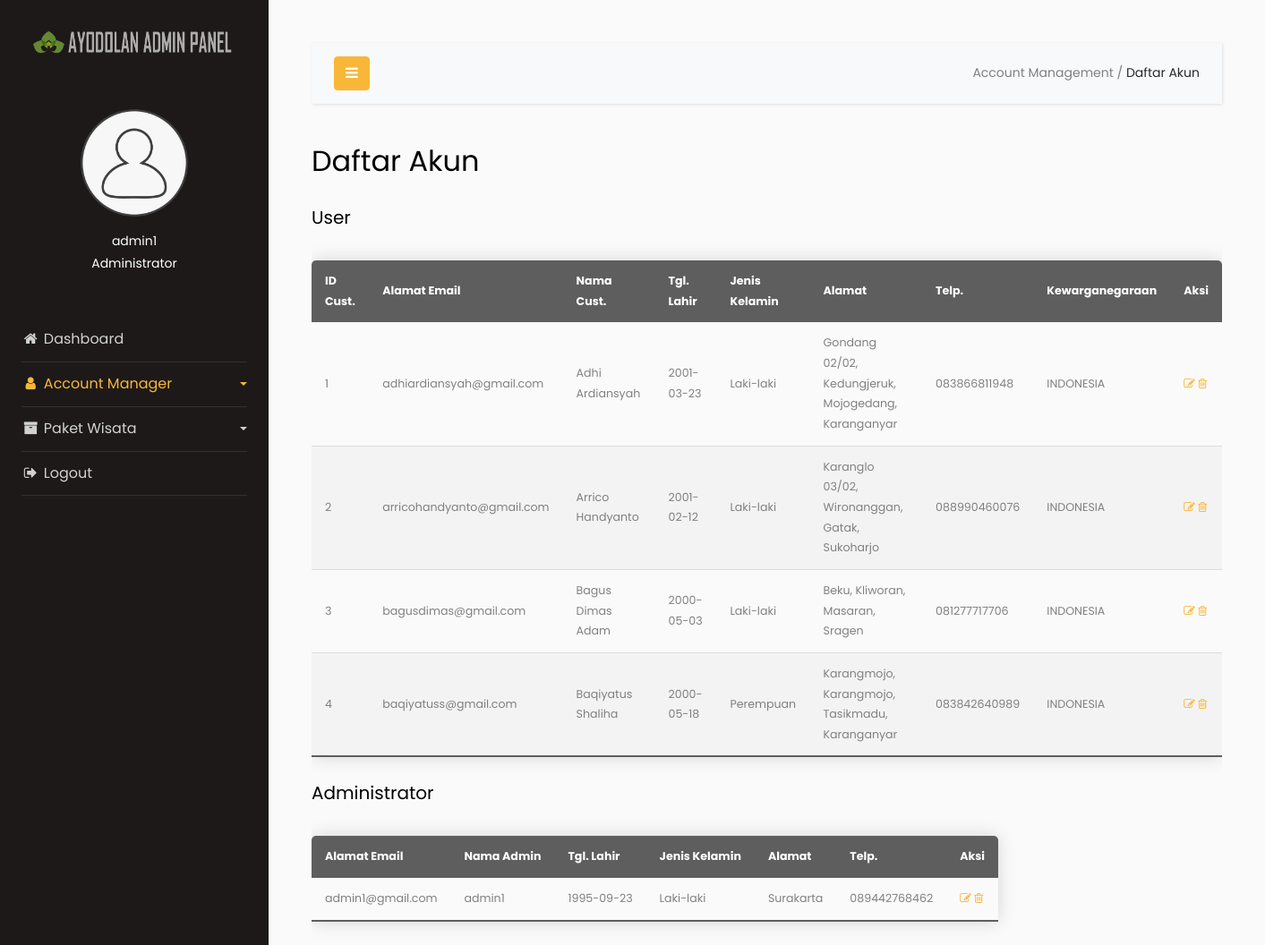
Screenshot of /daftar-akun.php with the database file from the repository.
### tables this page shows
CREATE TABLE `pendaftaran` (
  `id_pelanggan` int(8) NOT NULL,
  `email_pelanggan` varchar(50) NOT NULL,
  `nama_pelanggan` varchar(30) NOT NULL,
  `tglLahir_pelanggan` date NOT NULL,
  `kelamin_pelanggan` varchar(9) NOT NULL,
  `alamat_pelanggan` text NOT NULL,
  `telp_pelanggan` varchar(14) NOT NULL,
  `kewarganegaraan` varchar(20) NOT NULL,
  `kataSandi_pelanggan` varchar(16) NOT NULL
);

CREATE TABLE `pendaftaran_admin` (
  `email_admin` varchar(50) NOT NULL,
  `nama_admin` varchar(30) NOT NULL,
  `tglLahir_admin` date NOT NULL,
  `kelamin_admin` varchar(9) NOT NULL,
  `alamat_admin` text NOT NULL,
  `telp_admin` varchar(14) NOT NULL,
  `kewarganegaraan_admin` varchar(15) NOT NULL,
  `kataSandi_admin` varchar(15) NOT NULL
);

### daftar-akun.php (the view, shortened to what this page needs)
<!doctype html>
<html lang="en">
  <head>
		<link rel="stylesheet" href="https://stackpath.bootstrapcdn.com/font-awesome/4.7.0/css/font-awesome.min.css">
    <link rel="stylesheet" href="css/style.css">
  </head>
  <body>
		<div class="wrapper d-flex align-items-stretch">
			<nav id="sidebar">
        <div class="logo-brand" style="text-align: center; padding-top: 20px;">
            <a href="index.php"><img src="images/branding-logo.png" alt="Logo" style="opacity: .8; width: 85%;"></a>
        </div>
				<div class="p-4 pt-5">
          <div class="user">
            <a href="" class="img logo rounded-circle mb-5" style="background-image: url(images/user-2-icon.png); margin-bottom: 0px !important;"></a>
          </div>
          <div class="user" style="padding-top: 15px;">
            <p align="center">
              admin1<br>
              Administrator
            </p>
          </div>
	        <ul class="list-unstyled components mb-5" style="margin-top: 3rem !important;">
	          <li>
	            <a href="index.php"><i class="fa fa-fw fa-home"></i> Dashboard</a>
	          </li>
	          <li class="active">
              <a href="#pageSubmenu" data-toggle="collapse" aria-expanded="false" class="dropdown-toggle">
                <i class="fa fa-fw fa-user"></i> Account Manager
              </a>
	          </li>
	          <li>
              <a href="#homeSubmenu" data-toggle="collapse" aria-expanded="false" class="dropdown-toggle">
                <i class="fa fa-fw fa-archive"></i> Paket Wisata
              </a>
	          </li>
	          <li>
              <a href="#"><i class="fa fa-fw fa-sign-out"></i> Logout</a>
	          </li>
	        </ul>
	      </div>
    	</nav>
      <div id="content" class="p-4 p-md-5">
        <nav class="navbar navbar-expand-lg navbar-light bg-light">
          <div class="container-fluid">
            <button type="button" id="sidebarCollapse" class="btn btn-primary">
              <i class="fa fa-bars"></i>
            </button>
            <div class="collapse navbar-collapse" id="navbarSupportedContent">
              <ul class="nav navbar-nav ml-auto">
                <li class="nav-item active">
                  <a>Account Management / </a>
                  <a href="daftar-akun.php" style="color: #292929;">Daftar Akun</a>
                </li>
              </ul>
            </div>
          </div>
        </nav>
        <h2 class="mb-4">Daftar Akun</h2>
          <h5>User</h5>
            <?php
              require('config.php');
              $sql = "SELECT * FROM pendaftaran";
              $result = mysqli_query($conn, $sql);
              if($result->num_rows > 0) {
                  echo "<div style='overflow-x:auto;'><table class='content-table'>
                  <thead>
                    <tr>
                      <th>ID Cust.</th>
                      <th>Alamat Email</th>
                      <th>Nama Cust.</th>
                      <th>Tgl. Lahir</th>
                      <th>Jenis Kelamin</th>
                      <th>Alamat</th>
                      <th>Telp.</th>
                      <th>Kewarganegaraan</th>
                      <th>Aksi</th>
                    </tr>
                  </thead>";
                  while($row = $result -> fetch_assoc()){
                      echo "<tr><td>" . $row["id_pelanggan"]. "</td>
                      <td>" . $row["email_pelanggan"]. "</td>
                      <td>" . $row["nama_pelanggan"]. "</td>
                      <td>" . $row["tglLahir_pelanggan"]. "</td>
                      <td>" . $row["kelamin_pelanggan"]. "</td>
                      <td>" . $row["alamat_pelanggan"]. "</td>
                      <td>" . $row["telp_pelanggan"]. "</td>
                      <td>" . $row["kewarganegaraan"]. "</td>
                      <td>
                      <a href='edit-user.php?target=".$row["id_pelanggan"]."'> <i class='fa fa-pencil-square-o'></i>
                      <a href=hapus-user.php?id=".$row["id_pelanggan"]." onclick=\"return confirm('Apakah anda yakin untuk menghapus?')\"><i class='fa fa-trash-o'></i></a>
                      </td>
                  </tr>";
                    }
                  echo "</table></div>";
              } else {
                  echo "Tidak ada data";
              }
            ?>
          <h5>Administrator</h5>
            <?php
                require('config.php');
                $sql = "SELECT * FROM pendaftaran_admin";
                $result = mysqli_query($conn, $sql);
                if($result->num_rows > 0) {
                    echo "<div style='overflow-x:auto;'><table class='content-table'>
                    <thead>
                      <tr>
                        <th>Alamat Email</th>
                        <th>Nama Admin</th>
                        <th>Tgl. Lahir</th>
                        <th>Jenis Kelamin</th>
                        <th>Alamat</th>
                        <th>Telp.</th>
                        <th>Aksi</th>
                      </tr>
                    </thead>";
                    while($row = $result -> fetch_assoc()){
                        echo "<tr><td>" . $row["email_admin"]. "</td>
                        <td>" . $row["nama_admin"]. "</td>
                        <td>" . $row["tglLahir_admin"]. "</td>
                        <td>" . $row["kelamin_admin"]. "</td>
                        <td>" . $row["alamat_admin"]. "</td>
                        <td>" . $row["telp_admin"]. "</td>
                        <td>
                        <a href='edit-admin.php?target=".$row["email_admin"]."'> <i class='fa fa-pencil-square-o'></i>
                        <a href=hapus-admin.php?id=".$row["email_admin"]." onclick=\"return confirm('Apakah anda yakin untuk menghapus?')\"><i class='fa fa-trash-o'></i></a>
                        </td>
                    </tr>";
                      }
                    echo "</table></div>";
                } else {
                    echo "Tidak ada data";
                }
              ?>
      </div>
		</div>
  </body>
</html>

### rows the page displays
pendaftaran: id_pelanggan "1", email_pelanggan "adhiardiansyah@gmail.com", nama_pelanggan "Adhi Ardiansyah", tglLahir_pelanggan "2001-03-23", kelamin_pelanggan "Laki-laki", alamat_pelanggan "Gondang 02/02, Kedungjeruk, Mojogedang, Karanganyar", telp_pelanggan "083866811948", kewarganegaraan "INDONESIA"
pendaftaran: id_pelanggan "2", email_pelanggan "arricohandyanto@gmail.com", nama_pelanggan "Arrico Handyanto", tglLahir_pelanggan "2001-02-12", kelamin_pelanggan "Laki-laki", alamat_pelanggan "Karanglo 03/02, Wironanggan, Gatak, Sukoharjo", telp_pelanggan "088990460076", kewarganegaraan "INDONESIA"
pendaftaran: id_pelanggan "3", email_pelanggan "bagusdimas@gmail.com", nama_pelanggan "Bagus Dimas Adam", tglLahir_pelanggan "2000-05-03", kelamin_pelanggan "Laki-laki", alamat_pelanggan "Beku, Kliworan, Masaran, Sragen", telp_pelanggan "081277717706", kewarganegaraan "INDONESIA"
pendaftaran: id_pelanggan "4", email_pelanggan "baqiyatuss@gmail.com", nama_pelanggan "Baqiyatus Shaliha", tglLahir_pelanggan "2000-05-18", kelamin_pelanggan "Perempuan", alamat_pelanggan "Karangmojo, Karangmojo, Tasikmadu, Karanganyar", telp_pelanggan "083842640989", kewarganegaraan "INDONESIA"
pendaftaran_admin: email_admin "admin1@gmail.com", nama_admin "admin1", tglLahir_admin "1995-09-23", kelamin_admin "Laki-laki", alamat_admin "Surakarta", telp_admin "089442768462"
